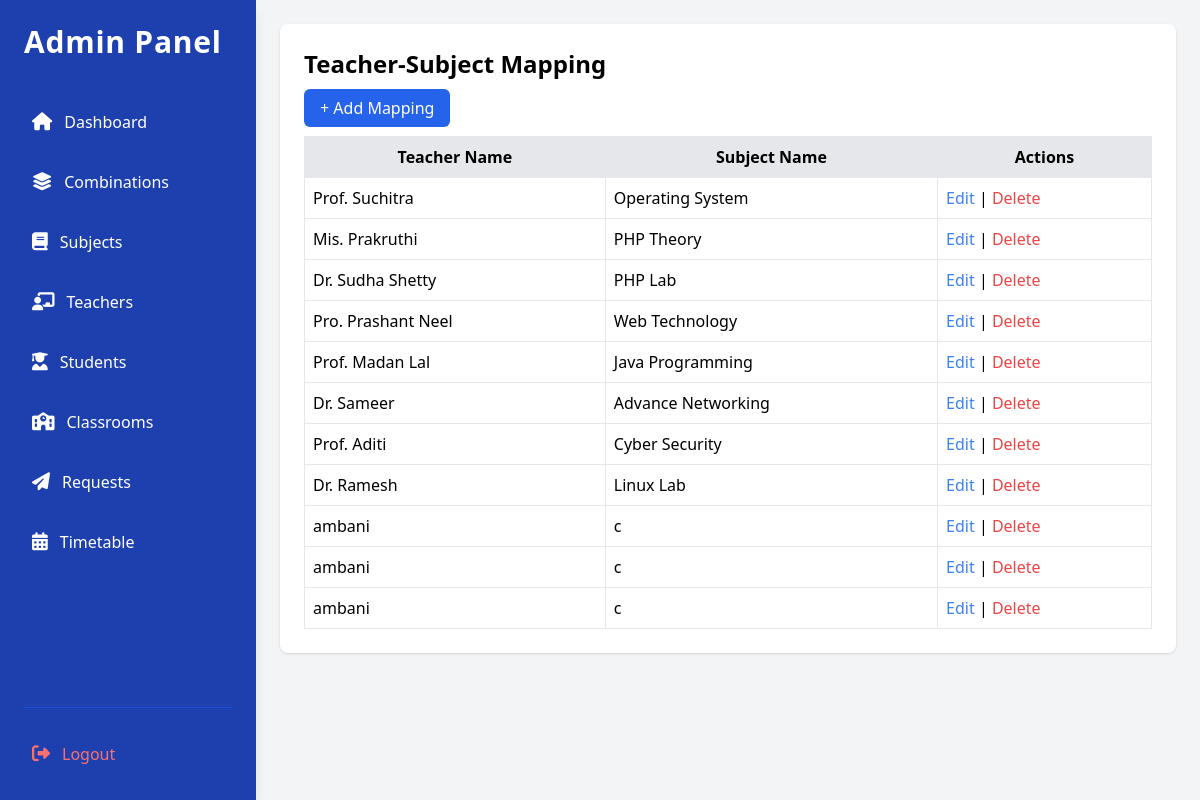
Page /src/views/admin/teacher_subjects.php (signed in) on the committed database.
### tables this page shows
CREATE TABLE `teacher_subjects` (
  `id` int(11) NOT NULL,
  `teacher_id` int(11) NOT NULL,
  `subject_id` int(11) NOT NULL
);

CREATE TABLE `teachers` (
  `id` int(11) NOT NULL,
  `name` varchar(100) NOT NULL,
  `department` varchar(100) NOT NULL,
  `email` varchar(100) NOT NULL,
  `password` varchar(255) NOT NULL,
  `phone_no` varchar(15) NOT NULL,
  `address` text DEFAULT NULL,
  `min_class_hours_week` int(11) NOT NULL,
  `min_lab_hours_week` int(11) NOT NULL
);

CREATE TABLE `subjects` (
  `id` int(11) NOT NULL,
  `name` varchar(100) NOT NULL,
  `min_classes_per_week` int(11) NOT NULL,
  `type` enum('theory','lab') NOT NULL,
  `duration` int(11) UNSIGNED DEFAULT NULL,
  `combination_id` int(11) NOT NULL
);

### src/models/TeacherSubject.php (called while the page is built, shortened)
<?php
class TeacherSubject {
    private $conn;
    private $table_name = "teacher_subjects";
    public function __construct($db) {
        $this->conn = $db;
    }
    public function getAllMappings() {
        $query = "SELECT ts.id, t.name AS teacher_name, s.name AS subject_name
                  FROM " . $this->table_name . " ts
                  INNER JOIN teachers t ON ts.teacher_id = t.id
                  INNER JOIN subjects s ON ts.subject_id = s.id";
        $stmt = $this->conn->prepare($query);
        $stmt->execute();
        return $stmt->fetchAll(PDO::FETCH_ASSOC);
    }
}
?>

### src/views/admin/teacher_subjects.php (the view, shortened to what this page needs)
<?php
include_once "../../models/TeacherSubject.php";
$database = new Database();
$db = $database->getConnection();
$teacherSubject = new TeacherSubject($db);
$teacherSubjects = $teacherSubject->getAllMappings();
?>
<?php include_once "header.php"; ?>
    <div class="max-w-4xl mx-auto bg-white p-6 rounded-lg shadow">
        <h2 class="text-2xl font-semibold mb-4">Teacher-Subject Mapping</h2>
        <a href="add_teacher_subject.php" class="bg-blue-600 text-white px-4 py-2 rounded-md">+ Add Mapping</a>
        <table class="w-full mt-4 border-collapse border border-gray-300">
            <thead>
                <tr class="bg-gray-200">
                    <th class="border p-2">Teacher Name</th>
                    <th class="border p-2">Subject Name</th>
                    <th class="border p-2">Actions</th>
                </tr>
            </thead>
            <tbody>
                <?php foreach ($teacherSubjects as $mapping) : ?>
                    <tr class="bg-white border">
                        <td class="border p-2"><?= $mapping['teacher_name'] ?></td>
                        <td class="border p-2"><?= $mapping['subject_name'] ?></td>
                        <td class="border p-2">
                            <a href="edit_teacher_subject.php?id=<?= $mapping['id'] ?>" class="text-blue-500">Edit</a> |
                            <a href="../../controllers/teacherSubjectController.php?delete=<?= $mapping['id'] ?>" class="text-red-500" onclick="return confirm('Are you sure?')">Delete</a>
                        </td>
                    </tr>
                <?php endforeach; ?>
            </tbody>
        </table>
    </div>
<?php include_once "footer.php"; ?>

### rows in the picture
teacher_subjects: teacher.name "Prof. Suchitra", subject.name "Operating System"
teacher_subjects: teacher.name "Mis. Prakruthi", subject.name "PHP Theory"
teacher_subjects: teacher.name "Dr. Sudha Shetty", subject.name "PHP Lab"
teacher_subjects: teacher.name "Pro. Prashant Neel", subject.name "Web Technology"
teacher_subjects: teacher.name "Prof. Madan Lal", subject.name "Java Programming"
teacher_subjects: teacher.name "Dr. Sameer", subject.name "Advance Networking"
teacher_subjects: teacher.name "Prof. Aditi", subject.name "Cyber Security"
teacher_subjects: teacher.name "Dr. Ramesh", subject.name "Linux Lab"
teacher_subjects: teacher.name "ambani", subject.name "c"
teacher_subjects: teacher.name "ambani", subject.name "c"
teacher_subjects: teacher.name "ambani", subject.name "c"
